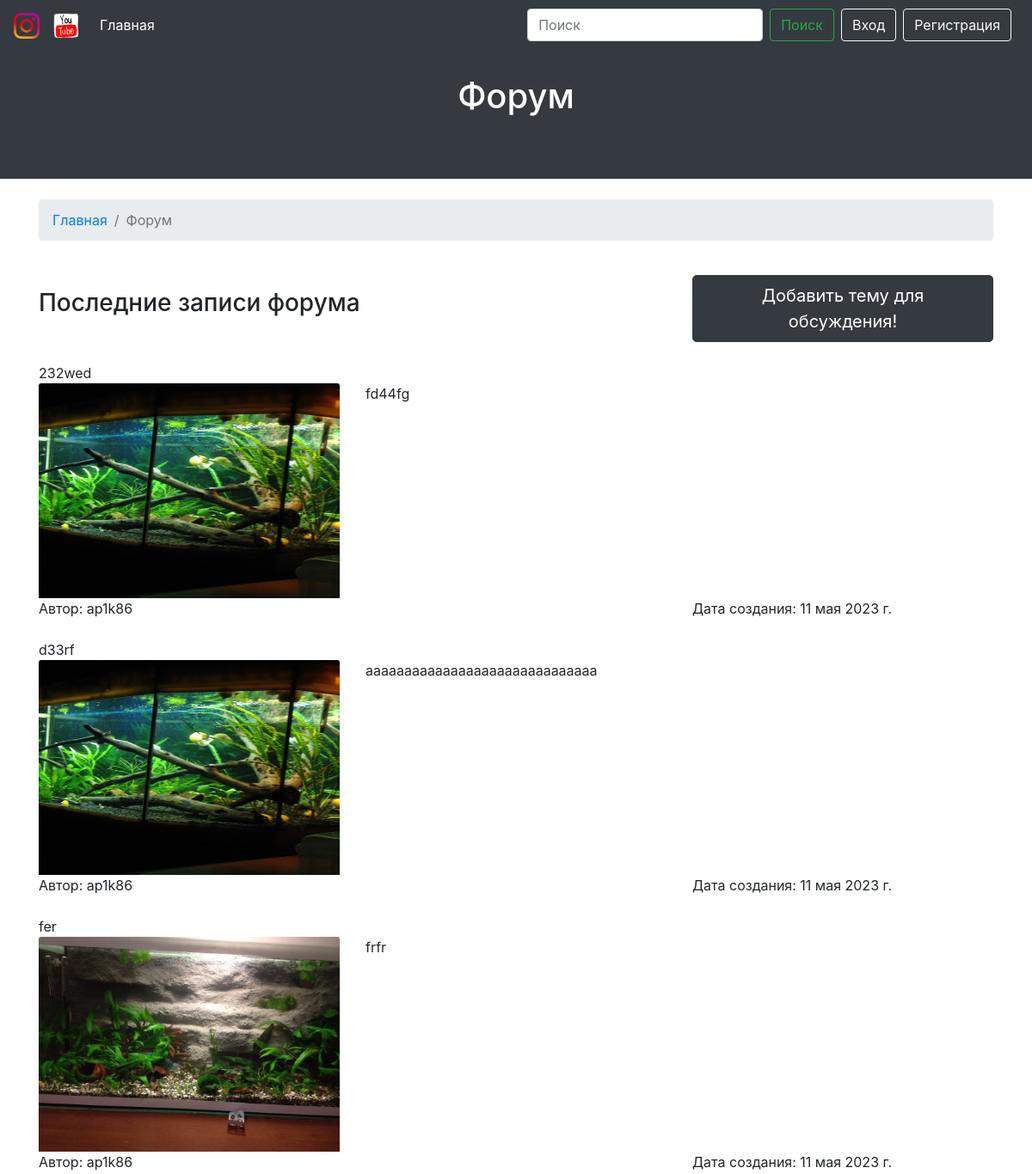
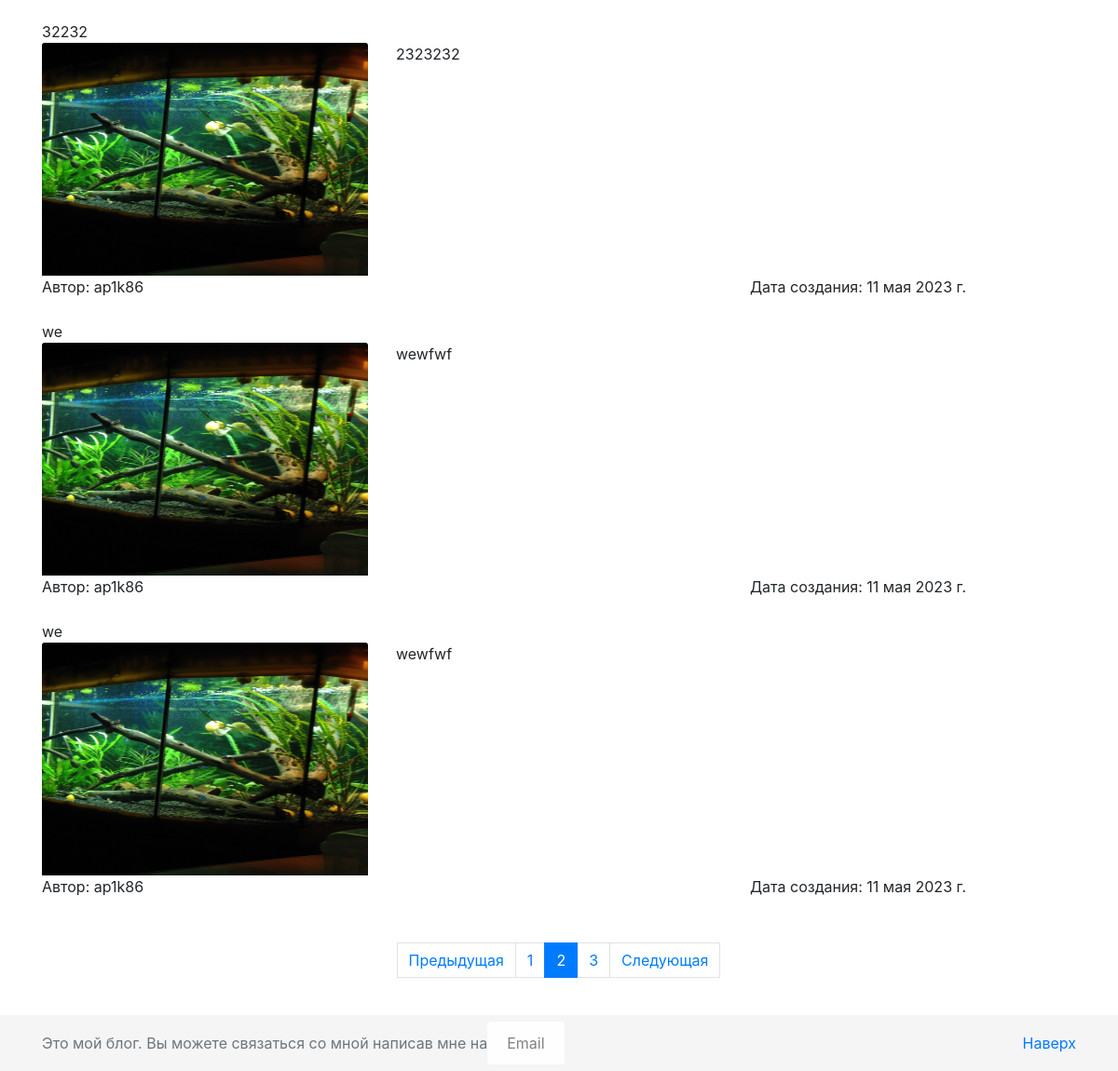
Screenshot of //forum/?page=2 with the database file from the repository (2 pictures, top to bottom).
### myblog/models.py (models this page shows, shortened)
class ForumPost(models.Model):
    title = models.CharField(max_length=200, verbose_name="Заголовок:")
    url = AutoSlugField(unique=True, verbose_name='URL-адрес(авто):')  # https://pypi.org/project/django-autoslug/
    content = RichTextUploadingField(verbose_name="Описание:")
    image = models.ImageField(upload_to='forum', verbose_name='Фото:')
    created_at = models.DateField(default=timezone.now, verbose_name='Дата создания поста:')
    author = models.ForeignKey(User, on_delete=models.CASCADE, verbose_name="Автор:", default=User.objects.all)
    objects = models.Model
    class Meta:
        verbose_name = 'Пост на форуме'
        verbose_name_plural = 'Посты на форуме'

### myblog/views.py (the view, shortened to what this page needs)
# urls.py: path('/forum/', ForumView.as_view(), name='forum'),
class ForumView(View):
    def get(self, request, *args, **kwargs):
        posts_forum = ForumPost.objects.all()
        paginator_forum = Paginator(posts_forum, 6)
        page_number_forum = request.GET.get('page')
        page_obj_forum = paginator_forum.get_page(page_number_forum)
        context = {
            'title': 'Форум',
            'page_obj_forum': page_obj_forum,
        }
        return render(request, 'myblog/forum.html', context=context)

### templates/myblog/forum.html (shortened to what this page needs)
{% extends './base.html' %}
{% load static %}
{% block header %}
{% include './block/header.html' %}
{% endblock %}
{% block content %}
<div class="container">
    <div class="row">
        <div class="col-lg-12">
            <nav aria-label="breadcrumb" class="mt-4">
                <ol class="breadcrumb">
                    <li class="breadcrumb-item"><a href="{% url 'index' %}">Главная</a></li>
                    <li class="breadcrumb-item active" aria-current="page">Форум</li>
                </ol>
            </nav>
        </div>
    </div>
</div>
<br>
<div class="container">
    <div class="row">
        <div class="col-8">
            {% if page_obj_forum %}
            <h3 class="my-3">Последние записи форума</h3>
            {% else %}
            <h3 class="my-3">Нет записей на форуме</h3>
            {% endif %}
        </div>
        <div class="col">
            <a href="{% url 'theme_add' %}">
                <button type="button" class="btn btn-dark btn-lg">Добавить тему для обсуждения!</button>
            </a>
        </div>
    </div>
</div>
{% for post_forum in page_obj_forum %}
<div class="container">
    <br>
    <div class="row">
        <div class="col-sm-12">
            {{ post_forum.title }}
            <div class="row">
                <div class="col-8 col-sm-4">
                    <a href="{% url 'forum_detail' slug=post_forum.url %}"><img src="/media/{{ post_forum.image }}" alt=""
                                    class="card-img-top foto"></a>
                </div>
                <div class="col-4 col-sm-8">
                    {{ post_forum.content|safe|truncatechars:700 }}
                </div>
            </div>
        </div>
        <div class="col-sm-12">
            <div class="row">
                <div class="col-8 col-sm-4">
                    Автор: {{ post_forum.author|safe }}
                </div>
                <div class="col-4 col-sm-4"></div>
                <div class="col-4 col-sm-4">
                    Дата создания: {{ post_forum.created_at }}
                </div>
            </div>
        </div>
    </div>
</div>
{% endfor %}
<br>
<br>
{% endblock content %}
{% block pagination_2 %}
{% if page_obj_forum %}
<nav aria-label="Paginate me">
    <ul class="pagination justify-content-center">
        {% if page_obj_forum.has_previous %}
        <a class="page-link" href="?page={{ page_obj_forum.previous_page_number }}"
           tabindex="-1">Предыдущая</a>
        {% else %}
        <li class="page-item disabled">
            <a class="page-link disabled" href="#" tabindex="-1">Предыдущая</a>
        </li>
        {% endif %}
        {% for i in page_obj_forum.paginator.page_range %}
        {% if i == page_obj_forum.number %}
        <li class="page-item active"><a class="page-link" href="?page={{ i }}">{{ i }}</a></li>
        {% else %}
        <li class="page-item"><a class="page-link" href="?page={{ i }}">{{ i }}</a></li>
        {% endif %}
        {% endfor %}
        {% if page_obj_forum.has_next %}
        <a class="page-link" href="?page={{ page_obj_forum.next_page_number }}">Следующая</a>
        {% else %}
        <li class="page-item disabled">
            <a class="page-link" href="#">Следующая</a>
        </li>
        {% endif %}
    </ul>
</nav>
{% endif %}
<br>
{% endblock pagination_2 %}

### static/css/style.css (style rules this page uses)
body { margin-bottom: 60px; }
html { position: relative; min-height: 100%; }
.foto { height: 250px; }

### rows the page displays
ForumPost: title "232wed", image (picture), content "fd44fg", author "ap1k86", created_at "11 мая 2023 г."
ForumPost: title "d33rf", image (picture), content "aaaaaaaaaaaaaaaaaaaaaaaaaaaaaa", author "ap1k86", created_at "11 мая 2023 г."
ForumPost: title "fer", image (picture), content "frfr", author "ap1k86", created_at "11 мая 2023 г."
ForumPost: title "32232", image (picture), content "2323232", author "ap1k86", created_at "11 мая 2023 г."
ForumPost: title "we", image (picture), content "wewfwf", author "ap1k86", created_at "11 мая 2023 г."
ForumPost: title "we", image (picture), content "wewfwf", author "ap1k86", created_at "11 мая 2023 г."

### other values shown
{{ title }} "Форум"
{{ i }} "1" "3"
{{ i }} "2"
